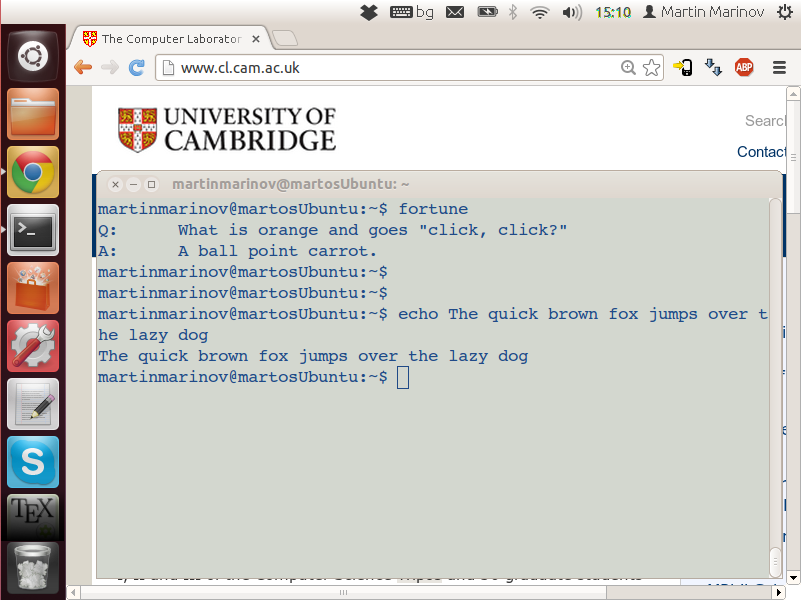
#> input picture TempestSDR/documentation/images/antialias_original.png, 801 x 600 px, given in place of 1.png, which was not available
$ python overlay.py
#> lines starting #> are read from the running program, lines starting #| are printed output that depends on the picture; pictures that were not available may be replaced by others from this repository, and a replacement may not be noted
# Image module: http://effbot.org/imagingbook/image.htm
# Image conversion modes: http://effbot.org/imagingbook/concepts.htm#mode
# Image filter module: http://effbot.org/imagingbook/imagefilter.htm


import Image
import ImageFilter
import ImageEnhance

# sudo apt install python-opencv
import cv2 as cv

import numpy as np


# number of images to process
#numImages=72
numImages=40
#numImages=10

# contribution from each image
contribution=1/float(numImages)
print("contribution= %f " % contribution)

# Create a transparent image with the dimentions of the images from tempestsdr library
#J = Image.new("1", (2576,1125))
J = Image.new("L", (2576,1125))
#> J: PIL image 2576x1125 L; every value is 0
#J = Image.new("RGB", (2576,1125))
print("Created transparent first image")


i=1
while(i<=numImages):
	I = Image.open("images/"+str(i)+".png")
#> I is the input picture: PIL image 801x600 RGB; mean R, G, B 208.8, 208.7, 203.9
	I = I.resize((2576,1125))
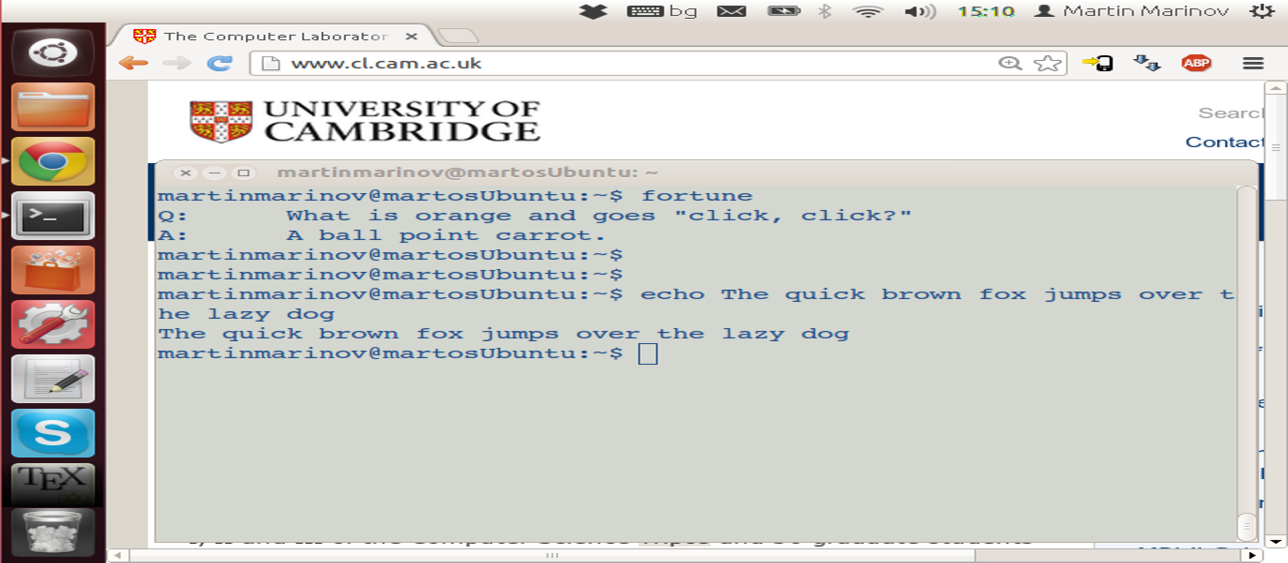
#> I: PIL image 2576x1125 RGB (shown at 1/2 size); mean R, G, B 208.7, 208.7, 203.9
	I = I.convert("L")
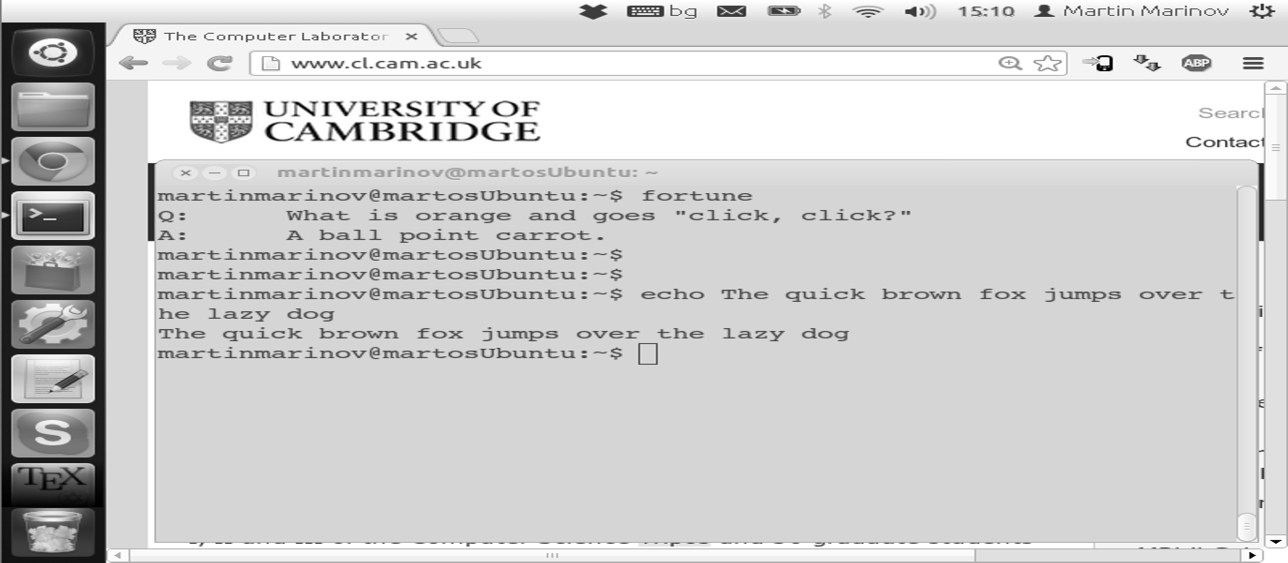
#> I: PIL image 2576x1125 L (shown at 1/2 size); min 0, max 255, mean 208.2
	#I = I.convert("RGB")
	#I.filter(ImageFilter.MedianFilter(size=5)) # size can be either 3 or 5
	#I.filter(ImageFilter.MaxFilter(size=5)) # size can be either 3 or 5
	#I.filter(ImageFilter.MinFilter(size=5)) # size can be either 3 or 5
	J = Image.blend(J, I, contribution)
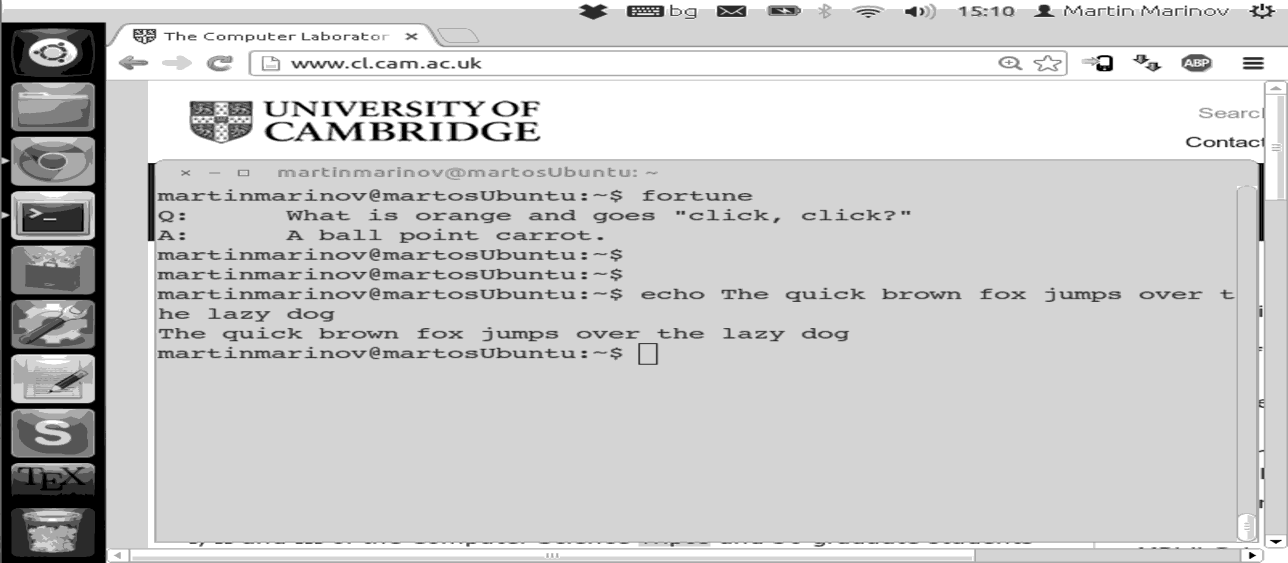
#> J: PIL image 2576x1125 L (shown at 1/2 size); min 0, max 6, mean 4.82; drawn with min black and max white
	print("processed image %d " % i)
	i=i+1
#> pass 2 of the loop `while(i<=numImages):`:
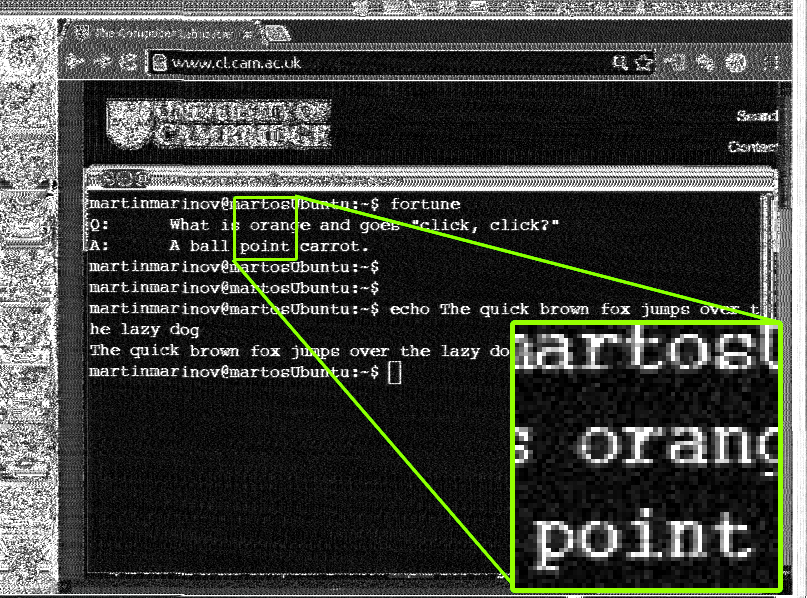
#> input picture TempestSDR/documentation/images/antialise_off.png, 807 x 598 px, given in place of 2.png, which was not available
#> I is the input picture: PIL image 807x598 RGB; mean R, G, B 64.6, 66.7, 61.8
#> `I = I.convert("L")`:
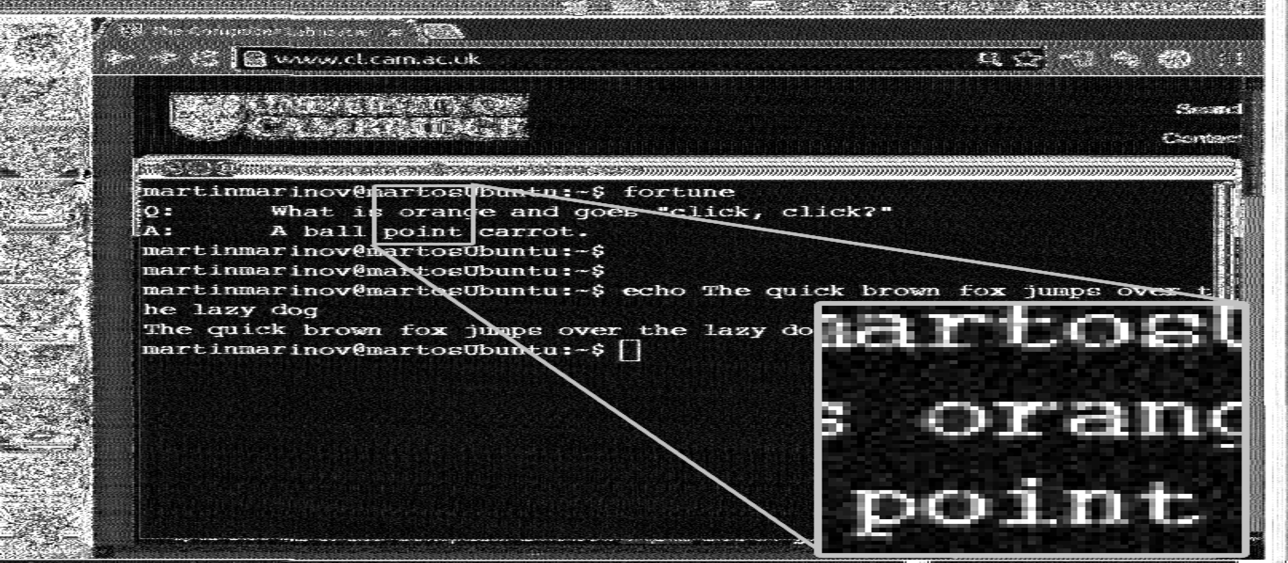
#> I: PIL image 2576x1125 L (shown at 1/2 size); min 0, max 255, mean 65.4
#> `J = Image.blend(J, I, contribution)`:
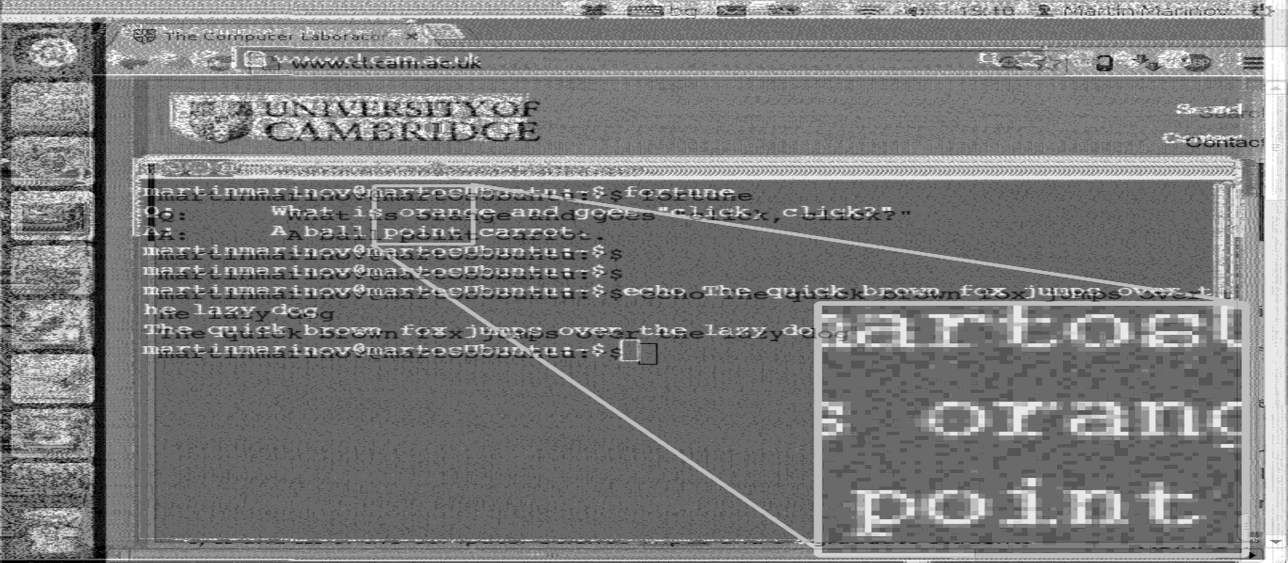
#> J: PIL image 2576x1125 L (shown at 1/2 size); min 0, max 12, mean 5.89; drawn with min black and max white
#> (the run stopped early here; a loop or call above may not have finished)
